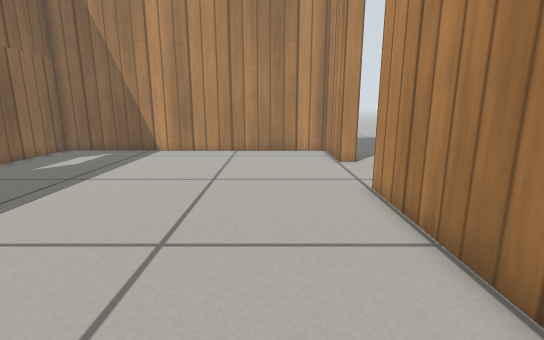
View 1 (above)

12 first-person views from a walk through a Gazebo world. The camera is 0.49 m above the floor, tilts 12° down and sees 85° across. The floor is counted in squares, 0.2 m on a side. Each view is taken from the middle of a square. On the plan, view 1 faces up. The plan holds only what a view shows up to about 19 squares ahead; the rest is blank. Gazebo's built-in surfaces are drawn with simple patterns.

View 2
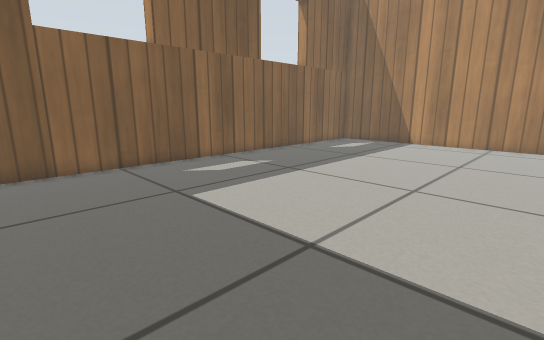

View 3
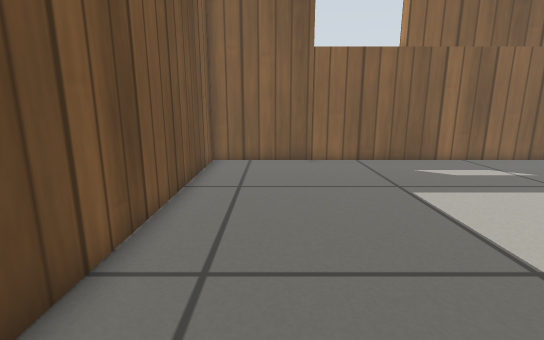

View 4
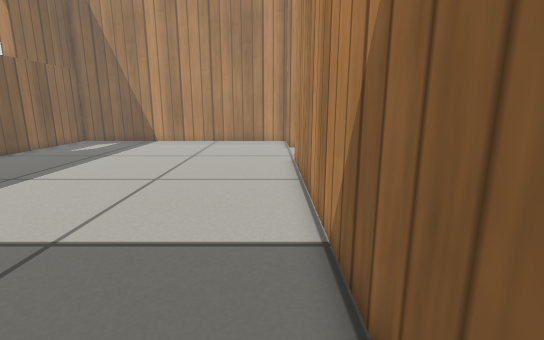

View 5
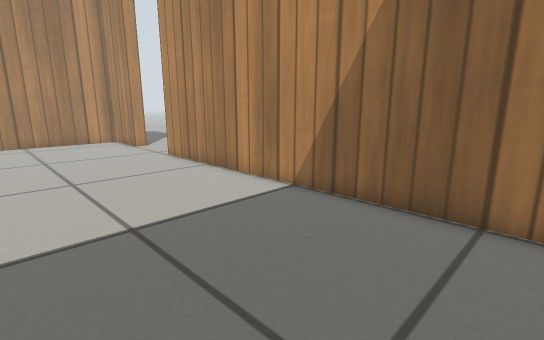

View 6
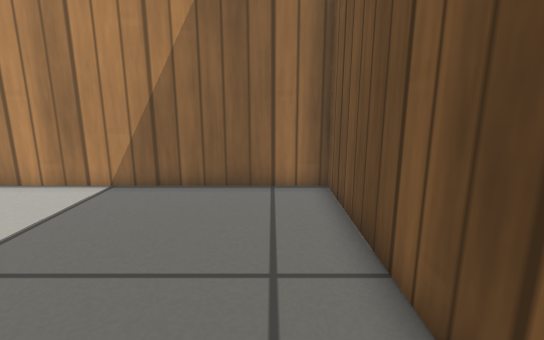

View 7
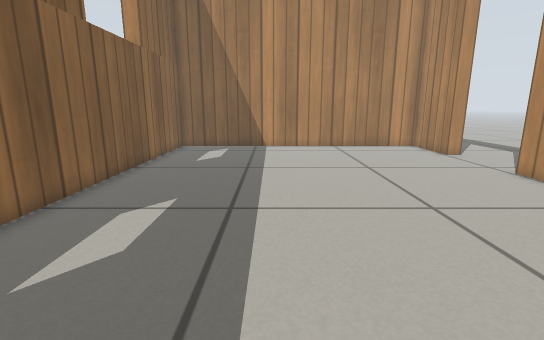

View 8
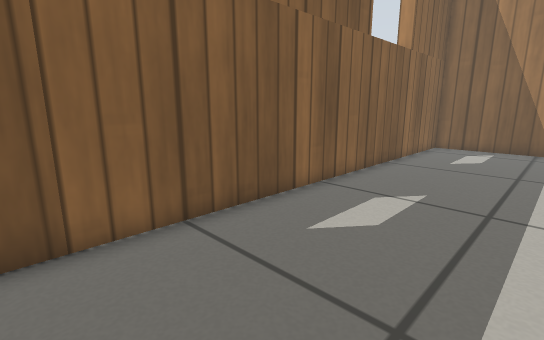

View 9
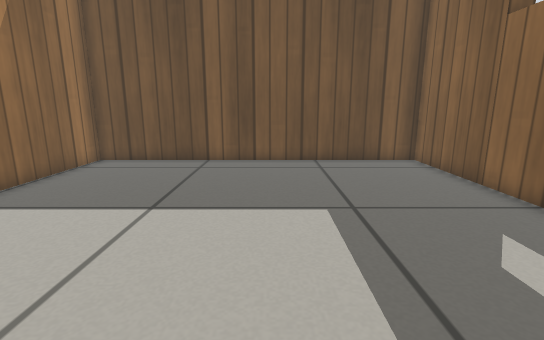

View 10
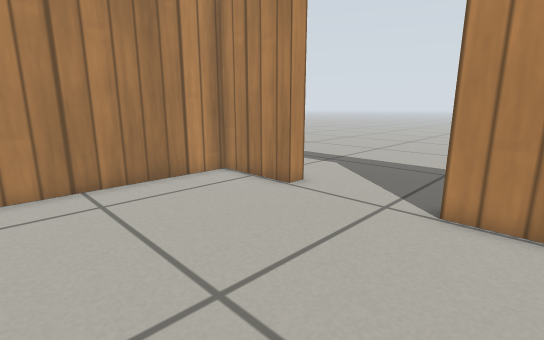

View 11
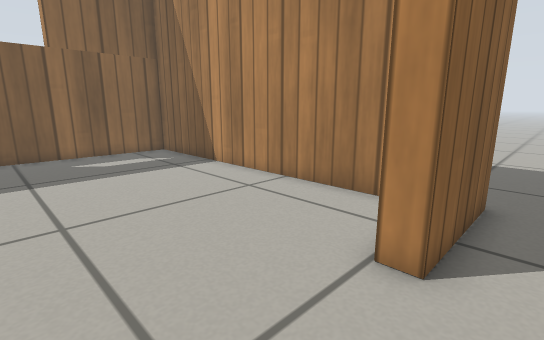

View 12
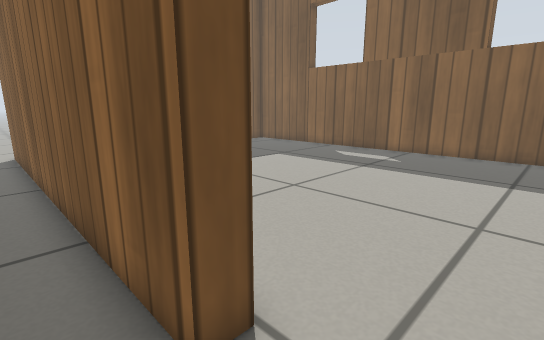

### Floor plan
Points are (right, up) in squares from view 1. A wall is a line through its corners. A room is listed if a view was taken in it or the views show most of it. See-through windows are left out.
Room 1 (views 1, 2, 3, 4, 5, 6, 7, 8, 9, 10)
walls: (3.1, 13.3) (3.1, 16.8) (-11.7, 16.8) (-11.7, -6.7) (3.1, -6.7) (3.1, 8.8)
ways out: open door at (3.5, 11) to room 2
Room 2 (views 11, 12)
walls: (3.8, 8.8) (3.8, -7.5); (3.8, 17.6) (3.8, 13.3)
ways out: open door at (3.5, 11) to room 1

Positions as (right, up) in squares from view 1, and headings:
1: (0, 0), facing up
2: (1, -4), facing up-left
3: (2, -4), facing left
4: (2, -5), facing up
5: (-4, -6), facing up-right
6: (-6, -5), facing right
7: (-6, -2), facing up
8: (-6, -3), facing up-left
9: (-5, 7), facing down
10: (-4, 7), facing up-right
11: (5, 9), facing up-left
12: (5, 11), facing down-left
